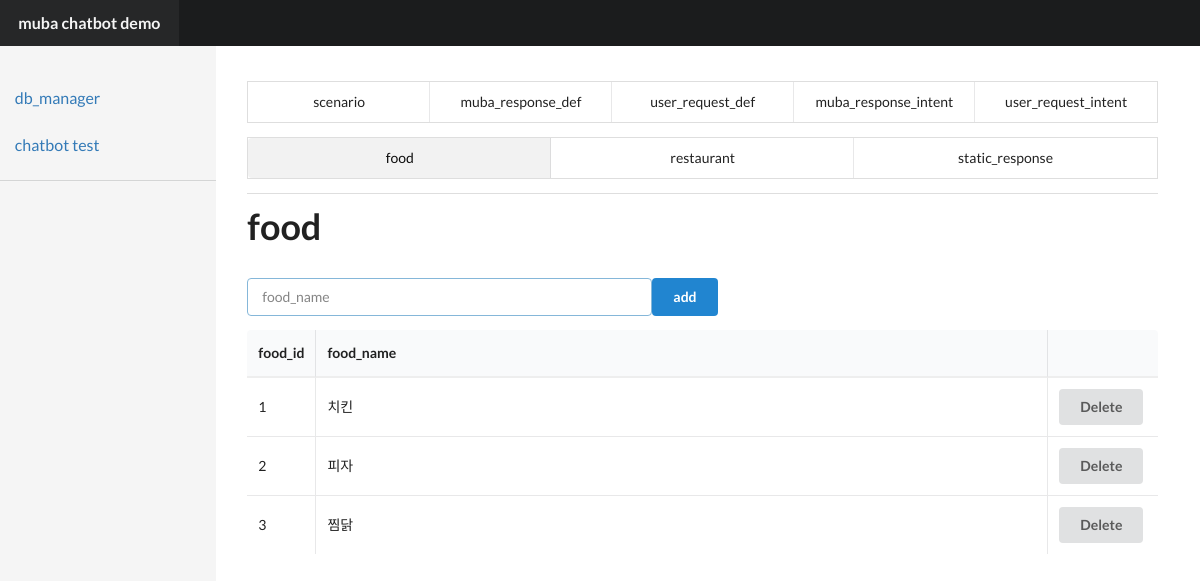
Screenshot of /chatbot/db_manage?table=food with the database file from the repository.
### tables this page shows
CREATE TABLE "food" (
	`id`	INTEGER,
	`name`	TEXT NOT NULL,
	PRIMARY KEY(`id`)
);

### app.py (the view, shortened to what this page needs)
@app.route('/chatbot/db_manage')
def db_manage():
    try:
        tables = ['scenario', 'muba_response_def', 'user_request_def', 'muba_response_intent','user_request_intent']
        tables+=['food','restaurant','static_response']
        cur_table = request.args.get('table', default='scenario', type=str)
        intent_list=[]
        if cur_table=='muba_response_intent':
            response_intents=query_db('select * from muba_response_intent')
            table_info=response_intents
            response = render_template('manage.html', table_info=table_info, tables=tables, cur_table=cur_table)
            return response
        elif cur_table=='user_request_intent':
            response_intents=query_db('select * from user_request_intent')
            table_info=response_intents
            response = render_template('manage.html', table_info=table_info, tables=tables, cur_table=cur_table)
            return response
        elif cur_table=='food':
            food_info=query_db('select * from food')
            table_info = food_info
            response = render_template('manage.html', table_info=table_info, tables=tables, cur_table=cur_table)
            return response
        elif cur_table=='static_response':
            info = query_db('select * from static_response')
            table_info=info
            response = render_template('manage.html', table_info=table_info, tables=tables, cur_table=cur_table)
            return response
        elif cur_table=='restaurant':
            page = request.args.get('page', default=1, type=int)
            rest_info=query_db('select * from restaurant LIMIT ? OFFSET ?;',[50,50*(page-1)])
            table_info = rest_info
            response = render_template('manage.html', table_info=table_info, tables=tables, cur_table=cur_table,page=page)
            return response
    except Exception as ex:
        print(ex)
        return 'error'

### app.py (called while the page is built)
def get_db():
    top = _app_ctx_stack.top
    if not hasattr(top, 'sqlite_db'):
        top.sqlite_db = sqlite3.connect(DATABASE)
    return top.sqlite_db

@app.teardown_appcontext
def close_connection(exception):
    top = _app_ctx_stack.top
    if hasattr(top, 'sqlite_db'):
        top.sqlite_db.close()

def query_db(query, args=(), one=False):
    cur = get_db().execute(query, args)
    rv = cur.fetchall()
    cur.close()
    return (rv[0] if rv else None) if one else rv

### templates/manage.html (shortened to what this page needs)
<!DOCTYPE html>
<html>
{% extends 'layout.html' %}
{% block title %}
    <div class="ui five item menu">
        {% for table in tables[:5] %}
            {% if table==cur_table %}<a class="active item">{{ table }}</a>
            {% else %}  <a class="item" href="?table={{ table }}">{{ table }}{% endif %}</a>
        {% endfor %}
    </div>
    <div class="ui three item menu">
    {% for table in tables[5:] %}
            {% if table==cur_table %}<a class="active item">{{ table }}</a>
            {% else %}  <a class="item" href="?table={{ table }}">{{ table }}{% endif %}</a>
        {% endfor %}
    </div>
{% endblock %}
{% block content %}
    <div class="row">
        <h1 class="ui huge header">{{ cur_table }}</h1>
    </div>
    <div class="row">
        <table class="ui celled table">
            {% if cur_table=='muba_response_def' %}
                <form class="form-inline" action="/chatbot/db_manage/item_add" method="post">
                <input type="hidden" name="cur_table" value="{{ cur_table }}">
                <select name="intent_id" class="form-control ui search dropdown">
                    {% for rd in intent_list %}
                        <option value={{ rd[0] }}>{{ rd[1] }}</option>
                    {% endfor %}
                </select>
                <div class="ui input focus">
                    <input type="text" size=50 placeholder="sentence" name="sentence" value="">
                </div>
                <button type="submit" class="ui primary button">
                    add
                </button>
                </form>
                <thead>
                <tr>
                    <th class="collapsing">intent_id</th>
                    <th class="collapsing">sentence_intent</th>
                    <th>sentence</th>
                </tr>
                </thead>
                <tbody>
                {% for rd in table_info %}
                    <tr>
                        <td data-label="muba_response_intent_id">{{ rd[1] }}</td>
                        <td data-label="intent_name">{{ rd[3] }}({{ rd[4] }})</td>
                        <td data-label="sentence">{{ rd[2] }}<button onclick='location="/chatbot/db_manage/item_delete?table={{ cur_table }}&id={{ rd[0] }}"' style="float:right" class="ui button">Delete</button></td>
                    </tr>
                {% endfor %}
                </tbody>
                {% elif cur_table=='food' %}
                <form class="form-inline" action="/chatbot/db_manage/item_add" method="post">
                <div class="ui input focus">
                    <input type="text" size=50 placeholder="food_name" name="food_name" value="">
                </div>
                <button type="submit" class="ui primary button">
                    add
                </button>
                </form>
                <thead>
                <tr>
                    <th class="collapsing">food_id</th>
                    <th>food_name</th>
                    <th class="collapsing"></th>
                </tr>
                </thead>
                <tbody>
                {% for rd in table_info %}
                    <tr>
                        <td data-label="food_id">{{ rd[0] }}</td>
                        <td data-label="food_name">{{ rd[1] }}</td>
                        <td><button onclick='location="/chatbot/db_manage/item_delete?table={{ cur_table }}&id={{ rd[0] }}"' style="float:right" class="ui button">Delete</button></td>
                    </tr>
                {% endfor %}
                </tbody>
            {% endif %}
        </table>
    </div>
{% endblock %}

### static/stylesheets/default.css (style rules this page uses)
body { -webkit-font-smoothing: antialiased; -moz-osx-font-smoothing: grayscale; text-rendering: optimizeLegibility; }
.ui.menu { border-radius: 0; box-shadow: none; margin-bottom: 0; -moz-font-feature-settings: "smcp" 0, "onum" 0; -ms-font-feature-settings: "smcp" 0, "onum" 0; -o-font-feature-settings: "smcp" 0, "onum" 0; -webkit-font-feature-settings: "smcp" 0, "onum" 0; font-feature-settings: "smcp" 0, "onum" 0; }

### templates/layout.html (style rules this page uses)
body { display: relative; }
#content h1 { font-size: 36px; }
#content table.ui.table { border: none; }
#content table.ui.table thead th { border-bottom: 2px solid #eee !important; }

### rows the page displays
food: id "1", name "치킨"
food: id "2", name "피자"
food: id "3", name "찜닭"

### other values shown
{{ text }} "db_manager chatbot test"
{{ table }} "scenario" "muba_response_def" "user_request_def" "muba_response_intent" "user_request_intent"
{{ table }} "food"
{{ table }} "restaurant" "static_response"
{{ cur_table }} "food"
